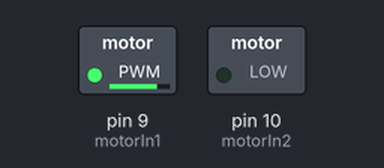
This sketch was run on a simulated Arduino Uno, built with avr-gcc and run on an emulated ATmega328P. Parts: switched loads named in the sketch (green lamp = pin HIGH).

Above: at 0.1 s.
Timing chart, 0 to 1.6 s (numbered marks = the images above):
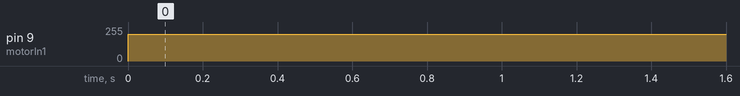

The sketch:

sketch_feb10c.ino
```cpp
//DC Motor Control
//The DC motor will begin rotating left and right, and its speed will vary accordingly.
//Email:support@sunfounder.com
//Website:www.sunfounder.com
//2015.5.7
/***************************************/
const int motorIn1 = 9; // the one pin of the motor attach to pin 9
const int motorIn2 = 10; // the another pin of the motor attach to pin 10
/***************************************/
void setup()
{
pinMode(motorIn1,OUTPUT); //initialize the motorIn1 pin as output
pinMode(motorIn2,OUTPUT); //initialize the motorIn2 pin as output
}
/****************************************/
void loop()
{
clockwise(200); //rotate clockwise
delay(5000); //wait for a second

}
/****************************************/
//The function to drive motor rotate clockwise
void clockwise(int Speed)
{
analogWrite(motorIn1,Speed); //set the speed of motor
analogWrite(motorIn2,0); //stop the motorIn2 pin of motor
}
//The function to drive motor rotate counterclockwise
void counterclockwise(int Speed)
{
analogWrite(motorIn1,0); //stop the motorIn1 pin of motor
analogWrite(motorIn2,Speed); //set the speed of motor
}
/****************************************/
```

Measured:
- by itself, pin 9 (motorIn1): 0/255 → 200/255 at 0.00 s
